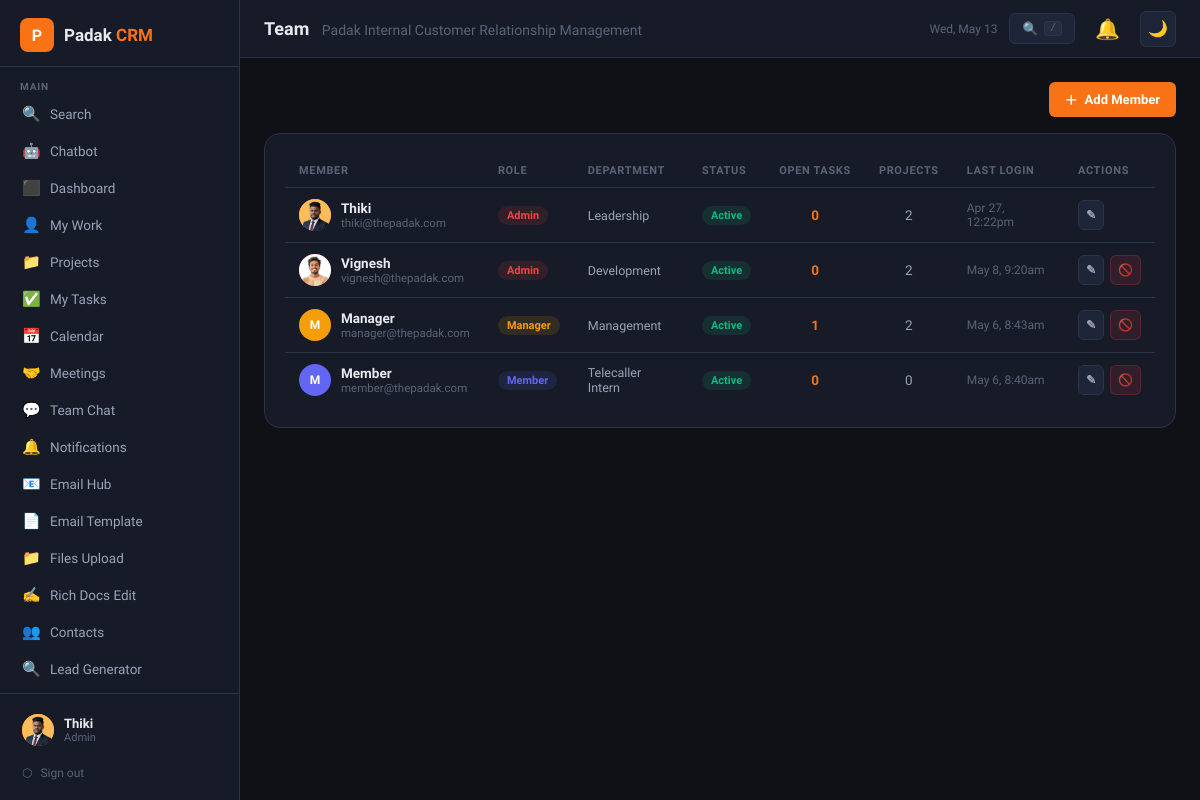
Page /users.php (signed in) on the earlier database version.
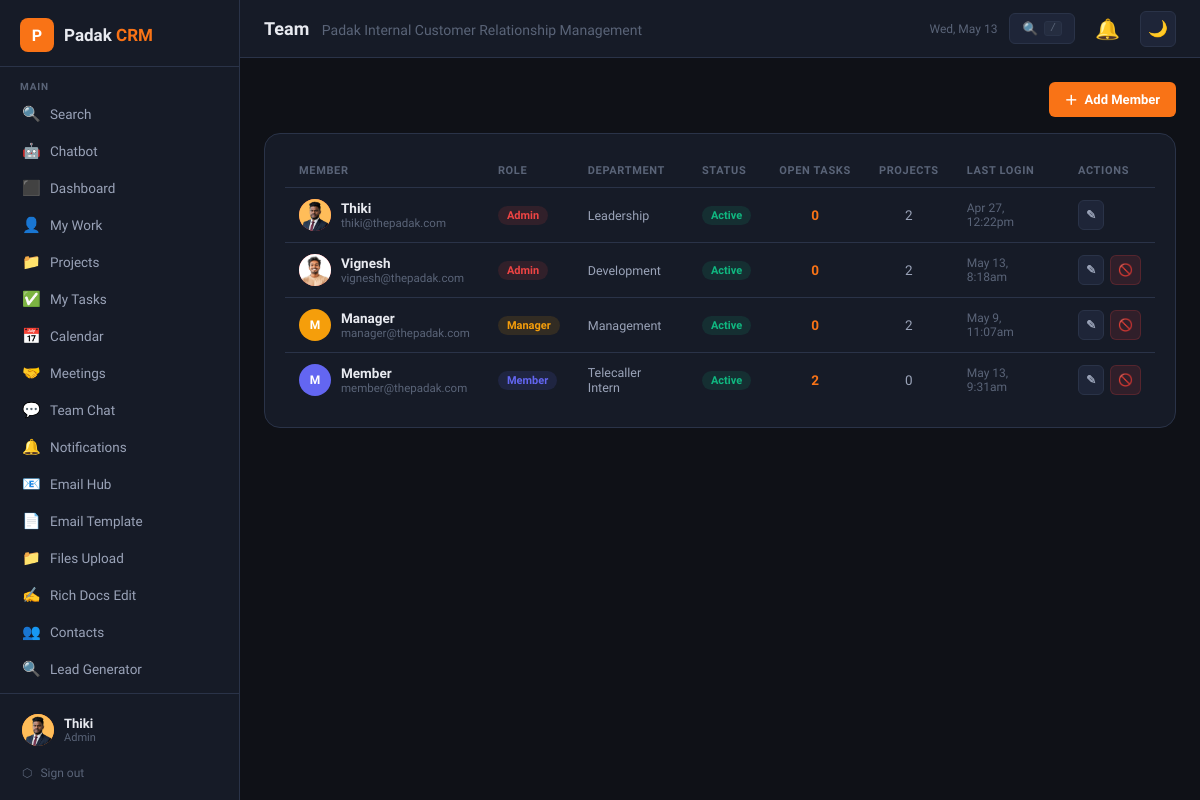
Same page on the later database version.
### tables this page shows
CREATE TABLE `users` (
  `id` int(11) NOT NULL,
  `name` varchar(100) NOT NULL,
  `email` varchar(150) NOT NULL,
  `password` varchar(255) NOT NULL,
  `role` enum('admin','manager','member') DEFAULT 'member',
  `avatar` varchar(255) DEFAULT NULL,
  `phone` varchar(30) DEFAULT NULL,
  `department` varchar(100) DEFAULT NULL,
  `department_role` enum('general','tele_caller','digital_marketing','software_developer','graphics_designer') DEFAULT 'general',
  `status` enum('active','inactive') DEFAULT 'active',
  `last_login` datetime DEFAULT NULL,
  `created_at` datetime DEFAULT current_timestamp()
);

### config.php (called while the page is built, shortened)
<?php
function currentUser(): array {
    return [
        'id'   => $_SESSION['crm_user_id'] ?? 0,
        'name' => $_SESSION['crm_name'] ?? '',
        'role' => $_SESSION['crm_role'] ?? '',
        'email'=> $_SESSION['crm_email'] ?? '',
        'avatar'=> $_SESSION['crm_avatar'] ?? null,
    ];
}
function isAdmin(): bool { return ($_SESSION['crm_role'] ?? '') === 'admin'; }
function h(string $s): string { return htmlspecialchars($s, ENT_QUOTES, 'UTF-8'); }
function fDate(?string $d, string $fmt = 'M j, Y'): string {
    return date($fmt, strtotime($d));
}

### users.php (the view, shortened to what this page needs)
<?php
require_once 'config.php';
require_once 'includes/layout.php';
$db = getCRMDB();
$user = currentUser();
$users = $db->query("
  SELECT u.*,
    (SELECT COUNT(*) FROM tasks WHERE assigned_to=u.id AND status!='done') AS open_tasks,
    (SELECT COUNT(*) FROM project_members WHERE user_id=u.id) AS proj_count
  FROM users u ORDER BY FIELD(u.role,'admin','manager','member'), u.name
")->fetch_all(MYSQLI_ASSOC);
?>
<div style="display:flex;justify-content:flex-end;margin-bottom:16px">
  <?php if (isAdmin()): ?>
  <button class="btn btn-primary" onclick="openModal('modal-user')">＋ <span>Add Member</span></button>
  <?php endif; ?>
</div>
<div class="card">
  <div class="table-wrap">
    <table>
      <thead><tr>
        <th>Member</th><th>Role</th><th>Department</th><th>Status</th><th>Open Tasks</th><th>Projects</th><th>Last Login</th><th>Actions</th>
      </tr></thead>
      <tbody>
        <?php foreach ($users as $u):
          $rc=['admin'=>'#ef4444','manager'=>'#f59e0b','member'=>'#6366f1'][$u['role']] ?? '#94a3b8';
          $sc = $u['status']==='active'?'#10b981':'#ef4444';
          $init = implode('',array_map(fn($w)=>strtoupper($w[0]),explode(' ',$u['name'])));
          $init = substr($init,0,2);
        ?>
        <tr>
          <td>
            <div style="display:flex;align-items:center;gap:10px">
              <div class="avatar" style="background:<?= $rc ?>">
                <?php if ($u['avatar']): ?>
                <img src="uploads/avatars/<?= h($u['avatar']) ?>" alt="">
                <?php else: echo h($init); endif; ?>
              </div>
              <div>
                <div style="font-weight:600;color:var(--text);font-size:13.5px"><?= h($u['name']) ?></div>
                <div style="font-size:11.5px;color:var(--text3)"><?= h($u['email']) ?></div>
              </div>
            </div>
          </td>
          <td><span class="badge" style="background:<?= $rc ?>20;color:<?= $rc ?>"><?= h($u['role']) ?></span></td>
          <td style="font-size:12.5px"><?= h($u['department'] ?? '—') ?></td>
          <td><span class="badge" style="background:<?= $sc ?>20;color:<?= $sc ?>"><?= h($u['status']) ?></span></td>
          <td style="text-align:center"><span style="font-weight:700;color:var(--orange)"><?= $u['open_tasks'] ?></span></td>
          <td style="text-align:center"><?= $u['proj_count'] ?></td>
          <td style="font-size:12px;color:var(--text3)"><?= $u['last_login'] ? fDate($u['last_login'],'M j, g:ia') : 'Never' ?></td>
          <td>
            <div style="display:flex;gap:6px">
              <button class="btn btn-ghost btn-sm btn-icon" onclick="openEditUser(<?= htmlspecialchars(json_encode($u)) ?>)" title="Edit">✎</button>
              <?php if (isAdmin() && $u['id'] != $user['id']): ?>
              <form method="POST" onsubmit="return confirm('Deactivate this user?')">
                <button type="submit" class="btn btn-danger btn-sm btn-icon" title="Deactivate">🚫</button>
              </form>
              <?php endif; ?>
            </div>
          </td>
        </tr>
        <?php endforeach; ?>
      </tbody>
    </table>
  </div>
</div>

Differences in the rows shown:
changed users "Vignesh": last_login "May 8, 9:20am" → "May 13, 8:18am"
changed users "Manager": open_tasks "1" → "0"; last_login "May 6, 8:43am" → "May 9, 11:07am"
changed users "Member": open_tasks "0" → "2"; last_login "May 6, 8:40am" → "May 13, 9:31am"
